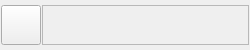
<?xml version="1.0" encoding="UTF-8"?>
<ui version="4.0">
 <class>QColorButton</class>
 <widget class="QWidget" name="QColorButton">
  <property name="geometry">
   <rect>
    <x>0</x>
    <y>0</y>
    <width>250</width>
    <height>50</height>
   </rect>
  </property>
  <property name="maximumSize">
   <size>
    <width>250</width>
    <height>50</height>
   </size>
  </property>
  <property name="windowTitle">
   <string>Form</string>
  </property>
  <layout class="QHBoxLayout" name="horizontalLayout">
   <property name="spacing">
    <number>1</number>
   </property>
   <property name="leftMargin">
    <number>1</number>
   </property>
   <property name="topMargin">
    <number>1</number>
   </property>
   <property name="rightMargin">
    <number>1</number>
   </property>
   <property name="bottomMargin">
    <number>1</number>
   </property>
   <item>
    <widget class="QPushButton" name="colorButton">
     <property name="minimumSize">
      <size>
       <width>0</width>
       <height>24</height>
      </size>
     </property>
     <property name="maximumSize">
      <size>
       <width>40</width>
       <height>40</height>
      </size>
     </property>
     <property name="text">
      <string/>
     </property>
     <property name="icon">
      <iconset resource="../../OmegaEditor.qrc">
       <normaloff>:/OmegaEditor/Resources/Icons/color.png</normaloff>:/OmegaEditor/Resources/Icons/color.png</iconset>
     </property>
     <property name="iconSize">
      <size>
       <width>16</width>
       <height>16</height>
      </size>
     </property>
    </widget>
   </item>
   <item>
    <widget class="QFrame" name="prewiewColor">
     <property name="maximumSize">
      <size>
       <width>16777215</width>
       <height>40</height>
      </size>
     </property>
     <property name="frameShape">
      <enum>QFrame::StyledPanel</enum>
     </property>
     <property name="frameShadow">
      <enum>QFrame::Raised</enum>
     </property>
    </widget>
   </item>
  </layout>
 </widget>
 <resources>
  <include location="../../OmegaEditor.qrc"/>
 </resources>
 <connections/>
</ui>
